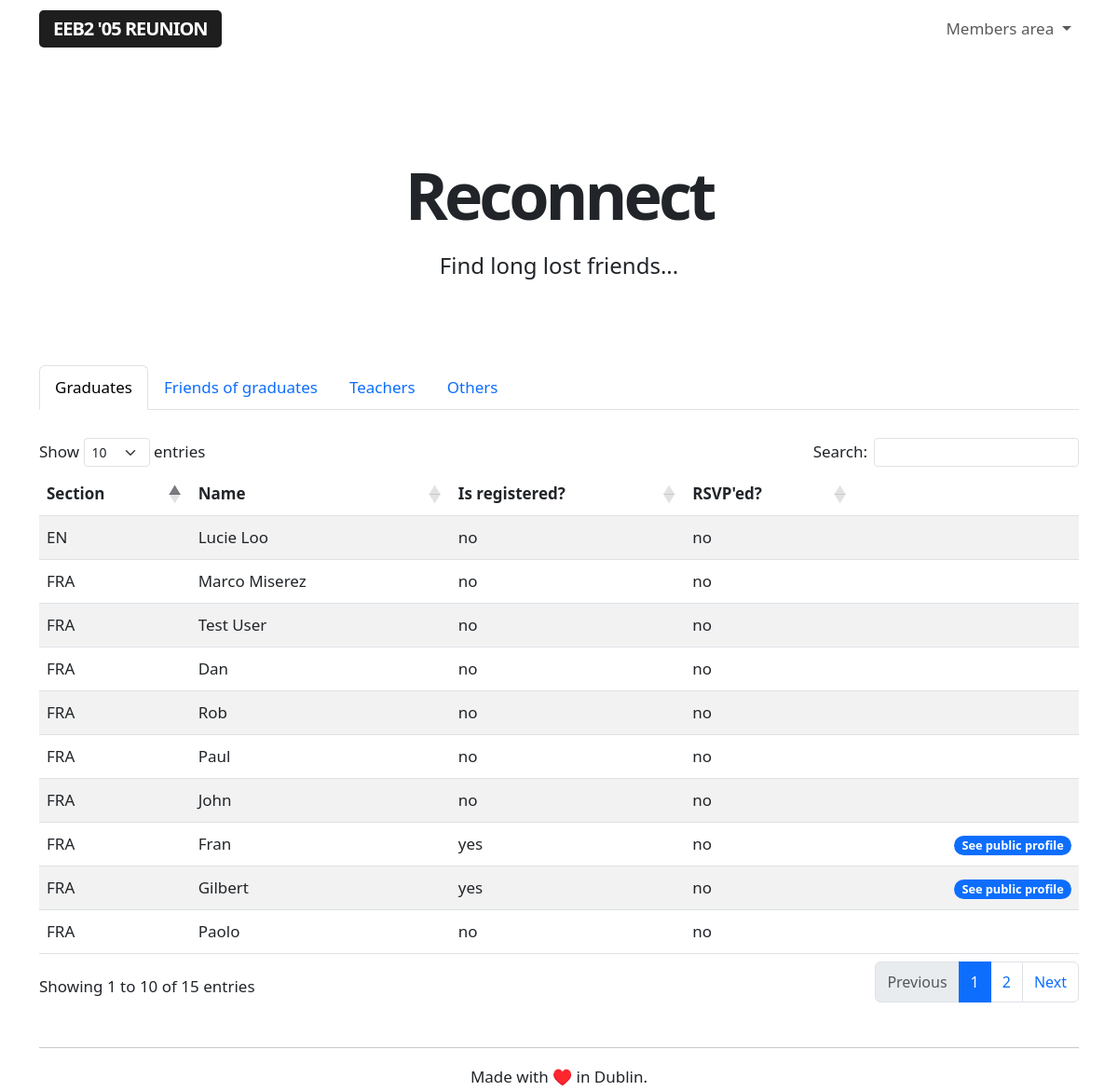
The page /reconnect (signed in) on the database as committed earlier.
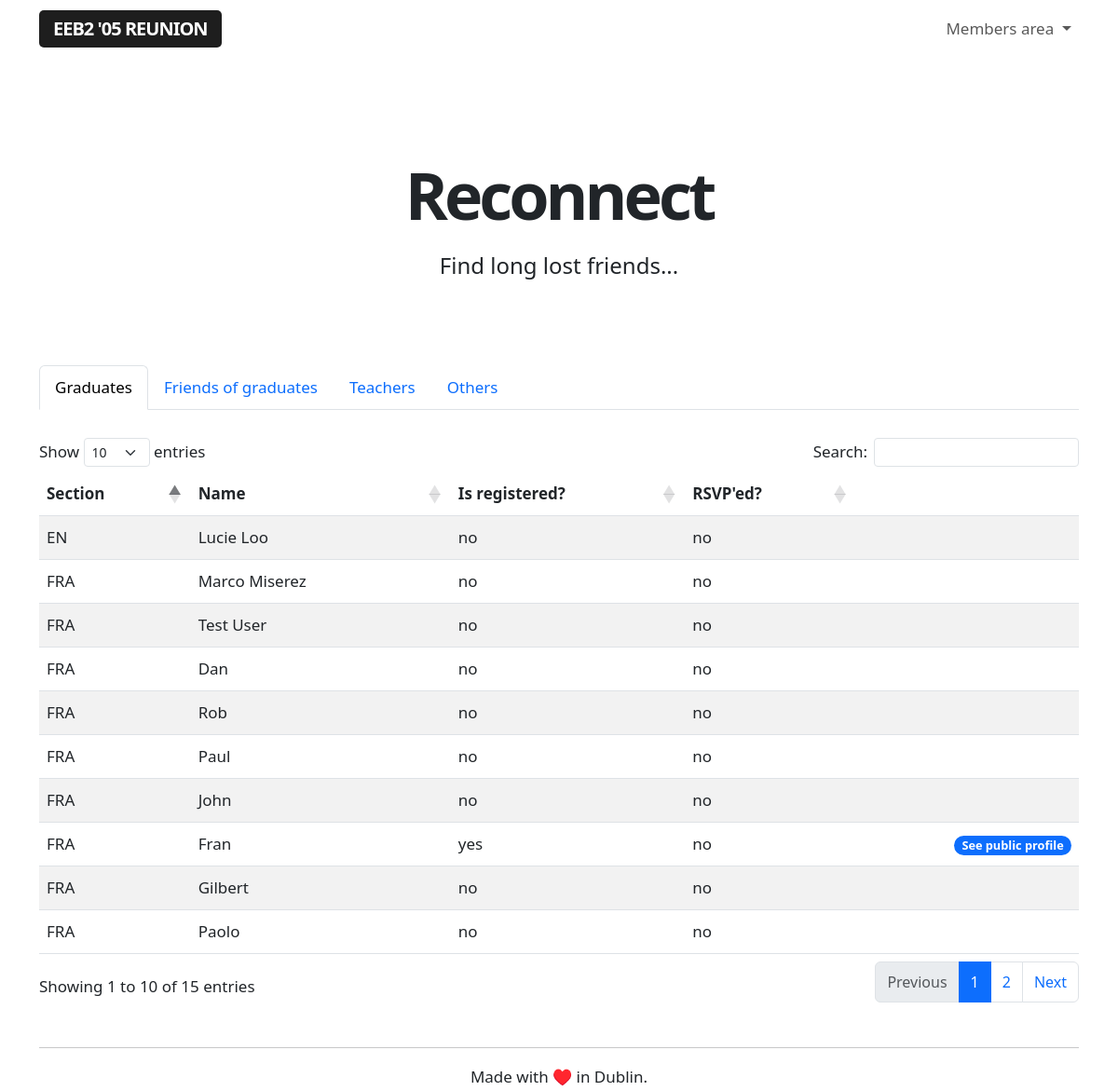
The same page on the database as committed later.
### app/models.py (models this page shows, shortened)
class Guest(db.Model):
    id = db.Column(db.Integer, primary_key=True)
    name = db.Column(db.String(64), index=True, unique=False)
    section = db.Column(db.String(64), index=True, unique=False)
    email = db.Column(db.String(120), index=True, unique=True)
    registered = db.Column(db.String(120), index=True, unique=False)
    rsvp = db.Column(db.String(64), index=True, unique=False)

### app/routes.py (the view)
@app.route('/reconnect', methods=['GET'])
@login_required
def reconnect():
    guests = Guest.query.order_by(Guest.section.asc())
    friends = User.query.filter_by(role='I was friends with people who graduated in 2005').order_by(User.name.asc())
    teachers = User.query.filter_by(role='I was a teacher at the EEB2').order_by(User.name.asc())
    others = User.query.filter_by(role='Other').order_by(User.name.asc())
    return render_template('reconnect.html', guests=guests, friends=friends, teachers=teachers, others=others)

### app/models.py (called while the page is built)
@login.user_loader
def load_user(id):
    return User.query.get(int(id))

### app/templates/reconnect.html (shortened to what this page needs)
{% extends "base.html" %}
{% block content %}
<div class="title">
    <h1>Reconnect</h1>
    <h4>Find long lost friends...</h4>
</div>
<br>
<nav>
  <div class="nav nav-tabs" id="nav-tab" role="tablist">
    <button class="nav-link active" id="nav-home-tab" data-bs-toggle="tab" data-bs-target="#nav-home" type="button" role="tab" aria-controls="nav-home" aria-selected="true">Graduates</button>
    <button class="nav-link" id="nav-friends-tab" data-bs-toggle="tab" data-bs-target="#nav-friends" type="button" role="tab" aria-controls="nav-friends" aria-selected="false">Friends of graduates</button>
    <button class="nav-link" id="nav-teachers-tab" data-bs-toggle="tab" data-bs-target="#nav-teachers" type="button" role="tab" aria-controls="nav-teachers" aria-selected="false">Teachers</button>
    <button class="nav-link" id="nav-others-tab" data-bs-toggle="tab" data-bs-target="#nav-others" type="button" role="tab" aria-controls="nav-others" aria-selected="false">Others</button>
  </div>
</nav>
<div class="tab-content" id="nav-tabContent">
  <div class="tab-pane fade show active" id="nav-home" role="tabpanel" aria-labelledby="nav-graduates-tab" tabindex="0">
    <br>
    <table id="reconnect-table" class="table table-striped">
        <thead>
            <tr>
                <th>Section</th>
                <th>Name</th>
                <th>Is registered?</th>
                <th>RSVP'ed?</th>
                <th> </th>
            </tr>
        </thead>
        <tbody>
            {% for guest in guests %}
                {% include '_publicguests.html' %}
            {% endfor %}
        </tbody>
    </table>
  </div>
</div>
{% endblock %}

### app/templates/_publicguests.html
<tr>
    <td>{{ guest.section }}</td>
    <td>{{ guest.name }}</td>
    <td>{{ guest.registered }}</td>
    <td>{{ guest.rsvp }}</td>
    <td>{% if guest.email %}
        <a href="{{ url_for('public', guestid=guest.id) }}" class="align-right"><span class="badge rounded-pill text-bg-primary">See public profile</span></a></td>
        {% endif %}
</tr>

Rows that differ between the two databases and show on the page:
changed Guest "Gilbert": registered "yes" → "no"; no longer shows "See public profile"
